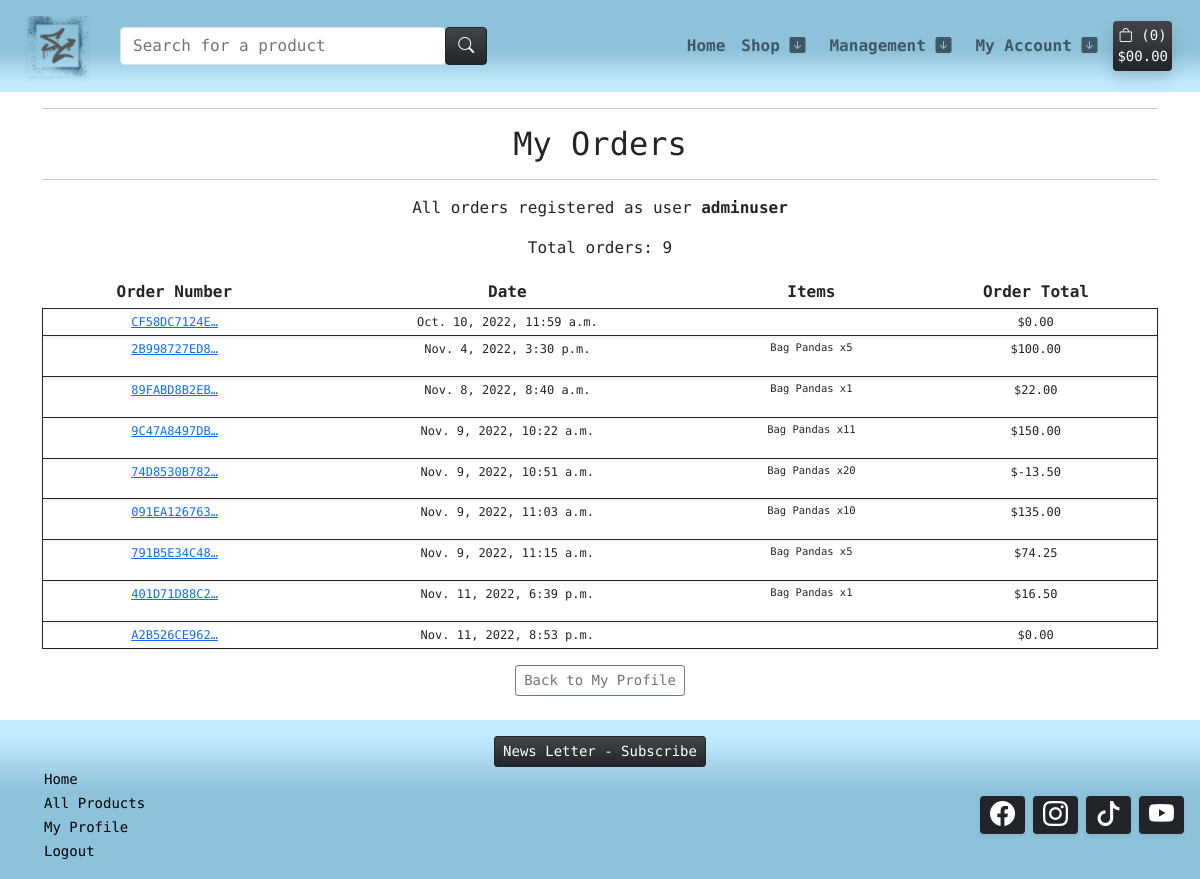
/profile/my-orders/ (signed in), run on the app's committed database.
### checkout/models.py (models this page shows, shortened)
class Order(models.Model):
    order_number = models.CharField(max_length=32, null=False, editable=False)
    user_profile = models.ForeignKey(UserProfile, on_delete=models.SET_NULL,
                                     null=True, blank=True, related_name='orders')
    full_name = models.CharField(max_length=50, null=False, blank=False)
    email = models.EmailField(max_length=254, null=False, blank=False)
    phone_number = models.CharField(max_length=20, null=False, blank=False)
    country = CountryField(blank_label='Country *', null=False, blank=False)
    postcode = models.CharField(max_length=20, null=True, blank=True)
    town_or_city = models.CharField(max_length=40, null=False, blank=False)
    street_address1 = models.CharField(max_length=80, null=False, blank=False)
    street_address2 = models.CharField(max_length=80, null=True, blank=True)
    county = models.CharField(max_length=80, null=True, blank=True)
    date = models.DateTimeField(auto_now_add=True)
    valid_coupon = models.CharField(max_length=25, null=True, blank=True)
    discount_total = models.DecimalField(max_digits=6, decimal_places=2, null=False, default=0)
    delivery_cost = models.DecimalField(max_digits=6, decimal_places=2, null=False, default=0)
    order_total = models.DecimalField(max_digits=10, decimal_places=2, null=False, default=0)
    grand_total = models.DecimalField(max_digits=10, decimal_places=2, null=False, default=0)
    original_bag = models.TextField(null=False, blank=False, default='')
    stripe_pid = models.CharField(max_length=254, null=False, blank=False, default='')
    STATUS_A = 'Payment Approved'
    STATUS_ONE = 'Order printed'
    STATUS_TWO = 'Order picked'
    STATUS_THREE = 'Order packed'
    STATUS_FOUR = 'Order shipped'
    STATUS_FIVE = 'Order delivered'
    ORDER_STATUS = [
        (STATUS_A, 'Payment Approved'),
        (STATUS_ONE, 'Order printed'),
        (STATUS_TWO, 'Order picked'),
        (STATUS_THREE, 'Order packed'),
        (STATUS_FOUR, 'Order shipped'),
        (STATUS_FIVE, 'Order delivered')
        ]
    status = models.CharField(
        max_length=25,
        choices=ORDER_STATUS,
        blank=False, default=STATUS_A
        )

class OrderLineItem(models.Model):
    order = models.ForeignKey(Order, null=False, blank=False, on_delete=models.CASCADE, related_name='lineitems')
    product = models.ForeignKey(Product, null=False, blank=False, on_delete=models.CASCADE)
    quantity = models.IntegerField(null=False, blank=False, default=0)
    lineitem_total = models.DecimalField(max_digits=6, decimal_places=2, null=False, blank=False, editable=False)

### products/models.py (models this page shows, shortened)
class Product(models.Model):
    sku = models.SmallAutoField(primary_key=True)
    name = models.CharField(max_length=150, unique=True)
    release_date = models.DateTimeField(auto_now_add=True)
    category = models.ForeignKey('Category', null=True, blank=True, on_delete=models.SET_NULL)
    quantity_available = models.IntegerField(default=100,
            validators=[
            MinValueValidator(0)
        ])
    description = models.TextField()
    price = models.DecimalField(max_digits=6, decimal_places=2)
    offer = models.ForeignKey(Offer, null=True, blank=True, on_delete=models.SET_NULL)
    product_image = models.ImageField(null=True, blank=True)
    product_image_url = models.URLField(max_length=1024, null=True, blank=True)
    slug = models.SlugField(max_length=254, null=True, blank=True, unique=True)
    class Meta:
        ordering = ['-release_date']

### profiles/views.py (the view)
# urls.py: path('my-orders/', views.orders_list, name='orders_list'),
@login_required
def orders_list(request):
    profile = get_object_or_404(UserProfile, user=request.user)
    orders = profile.orders.all()
    total_orders_list = orders.count()
    context = {
        'orders': orders,
        'total_orders_list': total_orders_list
    }
    return render(request, 'profiles/orders_list.html', context)

### templates/profiles/orders_list.html
{% extends "base.html" %}
{% load i18n %}
{% block content %}
<div class="container text-center">
    <hr>
    <h2 class="m-2">My Orders</h2>
    <hr>
</div>
{% load account %}
<div class="container text-center">
    <div class="row">
        {% if orders %}
        <div class="col-12 text-center">
            <p>All orders registered as user <strong>{% user_display user %}</strong></p>
            <p>Total orders: {{ total_orders_list }}</p>
        </div>
        <div class="col-12 table-responsive">
            <table class="table table-sm table-borderless">
                <thead>
                    <tr>
                        <th>Order Number</th>
                        <th>Date</th>
                        <th>Items</th>
                        <th>Order Total</th>
                    </tr>
                </thead>
                <tbody>
                    {% for order in orders %}
                        <tr class="border border-dark fw-light shadow-sm" style="font-size: 12px;">
                            <td>
                                <a href="{% url 'order_details' order.order_number %}"
                                title="{{ order.order_number }}">
                                    {{ order.order_number|truncatechars:12 }}
                                </a>
                            </td>
                            <td>{{ order.date }}</td>
                            <td>
                                <ul class="list-unstyled">
                                    {% for item in order.lineitems.all %}
                                        <li class="small">
                                            {{ item.product.name }} x{{ item.quantity }}
                                        </li>
                                    {% endfor %}
                                </ul>
                            </td>
                            <td>${{ order.grand_total }}</td>
                        </tr>
                    {% endfor %}
                </tbody>
            </table>
        </div>
        {% else %}
        <div class="container text-center">
            <p class="m-1">We have not identified any orders finalized with the user </p>
            <a class="btn btn-sm btn-dark bg-gradient m-3" href="{% url 'products' %}">Back to Shop</a>
        </div>
        {% endif %}
        <div>
            <a class="btn btn-sm btn-outline-secondary mb-4" href="{% url 'profile' %}">Back to My Profile</a>
        </div>
    </div>
</div>
{%endblock%}

### static/css/style.css (style rules this page uses)
body { font-family: 'Syne Mono', sans-serif; }

### data on the page
Order: order_number "CF58DC7124E…", date "Oct. 10, 2022, 11:59 a.m.", grand_total "0.00"
Order: order_number "2B998727ED8…", date "Nov. 4, 2022, 3:30 p.m.", grand_total "100.00"
OrderLineItem: product.name "Bag Pandas", quantity "5"
Order: order_number "89FABD8B2EB…", date "Nov. 8, 2022, 8:40 a.m.", grand_total "22.00"
OrderLineItem: product.name "Bag Pandas", quantity "1"
Order: order_number "9C47A8497DB…", date "Nov. 9, 2022, 10:22 a.m.", grand_total "150.00"
OrderLineItem: product.name "Bag Pandas", quantity "11"
Order: order_number "74D8530B782…", date "Nov. 9, 2022, 10:51 a.m.", grand_total "-13.50"
OrderLineItem: product.name "Bag Pandas", quantity "20"
Order: order_number "091EA126763…", date "Nov. 9, 2022, 11:03 a.m.", grand_total "135.00"
OrderLineItem: product.name "Bag Pandas", quantity "10"
Order: order_number "791B5E34C48…", date "Nov. 9, 2022, 11:15 a.m.", grand_total "74.25"
OrderLineItem: product.name "Bag Pandas", quantity "5"
Order: order_number "401D71D88C2…", date "Nov. 11, 2022, 6:39 p.m.", grand_total "16.50"
OrderLineItem: product.name "Bag Pandas", quantity "1"
Order: order_number "A2B526CE962…", date "Nov. 11, 2022, 8:53 p.m.", grand_total "0.00"

### other printed values
{{ product_count }} "0"
{{ total_orders_list }} "9"
